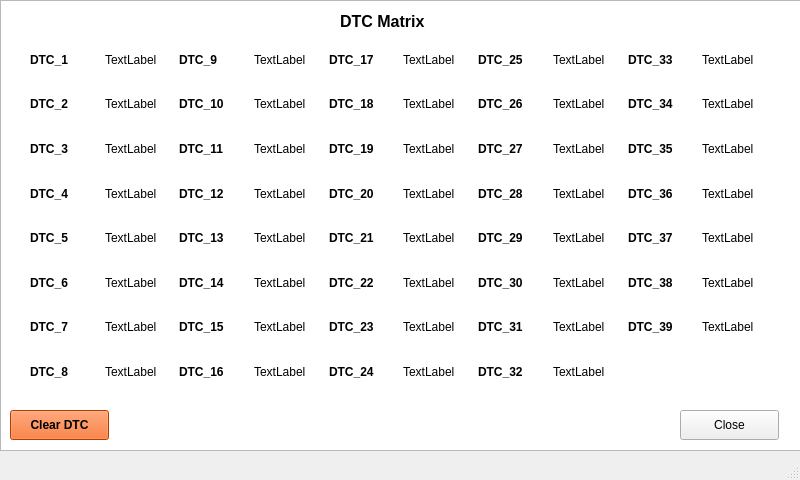
<?xml version="1.0" encoding="UTF-8"?>
<ui version="4.0">
 <class>MainWindow</class>
 <widget class="QMainWindow" name="MainWindow">
  <property name="geometry">
   <rect>
    <x>0</x>
    <y>0</y>
    <width>800</width>
    <height>480</height>
   </rect>
  </property>
  <property name="windowTitle">
   <string>MainWindow</string>
  </property>
  <widget class="QWidget" name="centralwidget">
   <widget class="QWidget" name="gridLayoutWidget">
    <property name="geometry">
     <rect>
      <x>30</x>
      <y>40</y>
      <width>741</width>
      <height>351</height>
     </rect>
    </property>
    <layout class="QGridLayout" name="gridLayout">
     <item row="0" column="7">
      <widget class="QLabel" name="label25">
       <property name="text">
        <string>TextLabel</string>
       </property>
      </widget>
     </item>
     <item row="0" column="0">
      <widget class="QLabel" name="label_3">
       <property name="font">
        <font>
         <weight>75</weight>
         <bold>true</bold>
        </font>
       </property>
       <property name="text">
        <string>DTC_1</string>
       </property>
      </widget>
     </item>
     <item row="5" column="4">
      <widget class="QLabel" name="label_49">
       <property name="font">
        <font>
         <weight>75</weight>
         <bold>true</bold>
        </font>
       </property>
       <property name="text">
        <string>DTC_22</string>
       </property>
      </widget>
     </item>
     <item row="5" column="7">
      <widget class="QLabel" name="label30">
       <property name="text">
        <string>TextLabel</string>
       </property>
      </widget>
     </item>
     <item row="5" column="2">
      <widget class="QLabel" name="label_46">
       <property name="font">
        <font>
         <weight>75</weight>
         <bold>true</bold>
        </font>
       </property>
       <property name="text">
        <string>DTC_14</string>
       </property>
      </widget>
     </item>
     <item row="5" column="1">
      <widget class="QLabel" name="label6">
       <property name="text">
        <string>TextLabel</string>
       </property>
      </widget>
     </item>
     <item row="5" column="5">
      <widget class="QLabel" name="label22">
       <property name="text">
        <string>TextLabel</string>
       </property>
      </widget>
     </item>
     <item row="0" column="8">
      <widget class="QLabel" name="label_66">
       <property name="font">
        <font>
         <weight>75</weight>
         <bold>true</bold>
        </font>
       </property>
       <property name="text">
        <string>DTC_33</string>
       </property>
      </widget>
     </item>
     <item row="0" column="4">
      <widget class="QLabel" name="label_15">
       <property name="font">
        <font>
         <weight>75</weight>
         <bold>true</bold>
        </font>
       </property>
       <property name="text">
        <string>DTC_17</string>
       </property>
      </widget>
     </item>
     <item row="2" column="4">
      <widget class="QLabel" name="label_13">
       <property name="font">
        <font>
         <weight>75</weight>
         <bold>true</bold>
        </font>
       </property>
       <property name="text">
        <string>DTC_19</string>
       </property>
      </widget>
     </item>
     <item row="4" column="6">
      <widget class="QLabel" name="label_39">
       <property name="font">
        <font>
         <weight>75</weight>
         <bold>true</bold>
        </font>
       </property>
       <property name="text">
        <string>DTC_29</string>
       </property>
      </widget>
     </item>
     <item row="0" column="2">
      <widget class="QLabel" name="label_32">
       <property name="font">
        <font>
         <weight>75</weight>
         <bold>true</bold>
        </font>
       </property>
       <property name="text">
        <string>DTC_9</string>
       </property>
      </widget>
     </item>
     <item row="0" column="6">
      <widget class="QLabel" name="label_2">
       <property name="font">
        <font>
         <weight>75</weight>
         <bold>true</bold>
        </font>
       </property>
       <property name="text">
        <string>DTC_25</string>
       </property>
      </widget>
     </item>
     <item row="2" column="3">
      <widget class="QLabel" name="label11">
       <property name="text">
        <string>TextLabel</string>
       </property>
      </widget>
     </item>
     <item row="3" column="7">
      <widget class="QLabel" name="label28">
       <property name="text">
        <string>TextLabel</string>
       </property>
      </widget>
     </item>
     <item row="6" column="7">
      <widget class="QLabel" name="label31">
       <property name="text">
        <string>TextLabel</string>
       </property>
      </widget>
     </item>
     <item row="2" column="0">
      <widget class="QLabel" name="label_9">
       <property name="font">
        <font>
         <weight>75</weight>
         <bold>true</bold>
        </font>
       </property>
       <property name="text">
        <string>DTC_3</string>
       </property>
      </widget>
     </item>
     <item row="1" column="2">
      <widget class="QLabel" name="label_30">
       <property name="font">
        <font>
         <weight>75</weight>
         <bold>true</bold>
        </font>
       </property>
       <property name="text">
        <string>DTC_10</string>
       </property>
      </widget>
     </item>
     <item row="4" column="0">
      <widget class="QLabel" name="label_33">
       <property name="font">
        <font>
         <weight>75</weight>
         <bold>true</bold>
        </font>
       </property>
       <property name="text">
        <string>DTC_5</string>
       </property>
      </widget>
     </item>
     <item row="6" column="1">
      <widget class="QLabel" name="label7">
       <property name="text">
        <string>TextLabel</string>
       </property>
      </widget>
     </item>
     <item row="5" column="3">
      <widget class="QLabel" name="label14">
       <property name="text">
        <string>TextLabel</string>
       </property>
      </widget>
     </item>
     <item row="4" column="7">
      <widget class="QLabel" name="label29">
       <property name="text">
        <string>TextLabel</string>
       </property>
      </widget>
     </item>
     <item row="0" column="5">
      <widget class="QLabel" name="label17">
       <property name="text">
        <string>TextLabel</string>
       </property>
      </widget>
     </item>
     <item row="4" column="2">
      <widget class="QLabel" name="label_35">
       <property name="font">
        <font>
         <weight>75</weight>
         <bold>true</bold>
        </font>
       </property>
       <property name="text">
        <string>DTC_13</string>
       </property>
      </widget>
     </item>
     <item row="5" column="6">
      <widget class="QLabel" name="label_53">
       <property name="font">
        <font>
         <weight>75</weight>
         <bold>true</bold>
        </font>
       </property>
       <property name="text">
        <string>DTC_30</string>
       </property>
      </widget>
     </item>
     <item row="6" column="4">
      <widget class="QLabel" name="label_50">
       <property name="font">
        <font>
         <weight>75</weight>
         <bold>true</bold>
        </font>
       </property>
       <property name="text">
        <string>DTC_23</string>
       </property>
      </widget>
     </item>
     <item row="5" column="0">
      <widget class="QLabel" name="label_41">
       <property name="font">
        <font>
         <weight>75</weight>
         <bold>true</bold>
        </font>
       </property>
       <property name="text">
        <string>DTC_6</string>
       </property>
      </widget>
     </item>
     <item row="6" column="5">
      <widget class="QLabel" name="label23">
       <property name="text">
        <string>TextLabel</string>
       </property>
      </widget>
     </item>
     <item row="4" column="1">
      <widget class="QLabel" name="label5">
       <property name="text">
        <string>TextLabel</string>
       </property>
      </widget>
     </item>
     <item row="6" column="3">
      <widget class="QLabel" name="label15">
       <property name="text">
        <string>TextLabel</string>
       </property>
      </widget>
     </item>
     <item row="1" column="5">
      <widget class="QLabel" name="label18">
       <property name="text">
        <string>TextLabel</string>
       </property>
      </widget>
     </item>
     <item row="6" column="6">
      <widget class="QLabel" name="label_54">
       <property name="font">
        <font>
         <weight>75</weight>
         <bold>true</bold>
        </font>
       </property>
       <property name="text">
        <string>DTC_31</string>
       </property>
      </widget>
     </item>
     <item row="4" column="4">
      <widget class="QLabel" name="label_37">
       <property name="font">
        <font>
         <weight>75</weight>
         <bold>true</bold>
        </font>
       </property>
       <property name="text">
        <string>DTC_21</string>
       </property>
      </widget>
     </item>
     <item row="0" column="3">
      <widget class="QLabel" name="label9">
       <property name="text">
        <string>TextLabel</string>
       </property>
      </widget>
     </item>
     <item row="1" column="3">
      <widget class="QLabel" name="label10">
       <property name="text">
        <string>TextLabel</string>
       </property>
      </widget>
     </item>
     <item row="3" column="6">
      <widget class="QLabel" name="label_23">
       <property name="font">
        <font>
         <weight>75</weight>
         <bold>true</bold>
        </font>
       </property>
       <property name="text">
        <string>DTC_28</string>
       </property>
      </widget>
     </item>
     <item row="3" column="3">
      <widget class="QLabel" name="label12">
       <property name="text">
        <string>TextLabel</string>
       </property>
      </widget>
     </item>
     <item row="2" column="2">
      <widget class="QLabel" name="label_28">
       <property name="font">
        <font>
         <weight>75</weight>
         <bold>true</bold>
        </font>
       </property>
       <property name="text">
        <string>DTC_11</string>
       </property>
      </widget>
     </item>
     <item row="1" column="1">
      <widget class="QLabel" name="label2">
       <property name="text">
        <string>TextLabel</string>
       </property>
      </widget>
     </item>
     <item row="3" column="4">
      <widget class="QLabel" name="label_21">
       <property name="font">
        <font>
         <weight>75</weight>
         <bold>true</bold>
        </font>
       </property>
       <property name="text">
        <string>DTC_20</string>
       </property>
      </widget>
     </item>
     <item row="2" column="1">
      <widget class="QLabel" name="label3">
       <property name="text">
        <string>TextLabel</string>
       </property>
      </widget>
     </item>
     <item row="3" column="1">
      <widget class="QLabel" name="label4">
       <property name="text">
        <string>TextLabel</string>
       </property>
      </widget>
     </item>
     <item row="3" column="5">
      <widget class="QLabel" name="label20">
       <property name="text">
        <string>TextLabel</string>
       </property>
      </widget>
     </item>
     <item row="3" column="2">
      <widget class="QLabel" name="label_25">
       <property name="font">
        <font>
         <weight>75</weight>
         <bold>true</bold>
        </font>
       </property>
       <property name="text">
        <string>DTC_12</string>
       </property>
      </widget>
     </item>
     <item row="1" column="0">
      <widget class="QLabel" name="label_4">
       <property name="font">
        <font>
         <weight>75</weight>
         <bold>true</bold>
        </font>
       </property>
       <property name="text">
        <string>DTC_2</string>
       </property>
      </widget>
     </item>
     <item row="1" column="4">
      <widget class="QLabel" name="label_14">
       <property name="font">
        <font>
         <weight>75</weight>
         <bold>true</bold>
        </font>
       </property>
       <property name="text">
        <string>DTC_18</string>
       </property>
      </widget>
     </item>
     <item row="3" column="0">
      <widget class="QLabel" name="label_19">
       <property name="font">
        <font>
         <weight>75</weight>
         <bold>true</bold>
        </font>
       </property>
       <property name="text">
        <string>DTC_4</string>
       </property>
      </widget>
     </item>
     <item row="6" column="2">
      <widget class="QLabel" name="label_45">
       <property name="font">
        <font>
         <weight>75</weight>
         <bold>true</bold>
        </font>
       </property>
       <property name="text">
        <string>DTC_15</string>
       </property>
      </widget>
     </item>
     <item row="2" column="5">
      <widget class="QLabel" name="label19">
       <property name="text">
        <string>TextLabel</string>
       </property>
      </widget>
     </item>
     <item row="2" column="6">
      <widget class="QLabel" name="label_11">
       <property name="font">
        <font>
         <weight>75</weight>
         <bold>true</bold>
        </font>
       </property>
       <property name="text">
        <string>DTC_27</string>
       </property>
      </widget>
     </item>
     <item row="0" column="1">
      <widget class="QLabel" name="label1">
       <property name="text">
        <string>TextLabel</string>
       </property>
      </widget>
     </item>
     <item row="2" column="7">
      <widget class="QLabel" name="label27">
       <property name="text">
        <string>TextLabel</string>
       </property>
      </widget>
     </item>
     <item row="1" column="6">
      <widget class="QLabel" name="label_5">
       <property name="font">
        <font>
         <weight>75</weight>
         <bold>true</bold>
        </font>
       </property>
       <property name="text">
        <string>DTC_26</string>
       </property>
      </widget>
     </item>
     <item row="1" column="7">
      <widget class="QLabel" name="label26">
       <property name="text">
        <string>TextLabel</string>
       </property>
      </widget>
     </item>
     <item row="4" column="5">
      <widget class="QLabel" name="label21">
       <property name="text">
        <string>TextLabel</string>
       </property>
      </widget>
     </item>
     <item row="4" column="3">
      <widget class="QLabel" name="label13">
       <property name="text">
        <string>TextLabel</string>
       </property>
      </widget>
     </item>
     <item row="6" column="0">
      <widget class="QLabel" name="label_42">
       <property name="font">
        <font>
         <weight>75</weight>
         <bold>true</bold>
        </font>
       </property>
       <property name="text">
        <string>DTC_7</string>
       </property>
      </widget>
     </item>
     <item row="7" column="0">
      <widget class="QLabel" name="label_58">
       <property name="font">
        <font>
         <weight>75</weight>
         <bold>true</bold>
        </font>
       </property>
       <property name="text">
        <string>DTC_8</string>
       </property>
      </widget>
     </item>
     <item row="7" column="1">
      <widget class="QLabel" name="label8">
       <property name="text">
        <string>TextLabel</string>
       </property>
      </widget>
     </item>
     <item row="7" column="2">
      <widget class="QLabel" name="label_60">
       <property name="font">
        <font>
         <weight>75</weight>
         <bold>true</bold>
        </font>
       </property>
       <property name="text">
        <string>DTC_16</string>
       </property>
      </widget>
     </item>
     <item row="7" column="3">
      <widget class="QLabel" name="label16">
       <property name="text">
        <string>TextLabel</string>
       </property>
      </widget>
     </item>
     <item row="7" column="4">
      <widget class="QLabel" name="label_62">
       <property name="font">
        <font>
         <weight>75</weight>
         <bold>true</bold>
        </font>
       </property>
       <property name="text">
        <string>DTC_24</string>
       </property>
      </widget>
     </item>
     <item row="7" column="5">
      <widget class="QLabel" name="label24">
       <property name="text">
        <string>TextLabel</string>
       </property>
      </widget>
     </item>
     <item row="7" column="6">
      <widget class="QLabel" name="label_64">
       <property name="font">
        <font>
         <weight>75</weight>
         <bold>true</bold>
        </font>
       </property>
       <property name="text">
        <string>DTC_32</string>
       </property>
      </widget>
     </item>
     <item row="7" column="7">
      <widget class="QLabel" name="label32">
       <property name="text">
        <string>TextLabel</string>
       </property>
      </widget>
     </item>
     <item row="0" column="9">
      <widget class="QLabel" name="label33">
       <property name="text">
        <string>TextLabel</string>
       </property>
      </widget>
     </item>
     <item row="1" column="8">
      <widget class="QLabel" name="label_68">
       <property name="font">
        <font>
         <weight>75</weight>
         <bold>true</bold>
        </font>
       </property>
       <property name="text">
        <string>DTC_34</string>
       </property>
      </widget>
     </item>
     <item row="2" column="8">
      <widget class="QLabel" name="label_69">
       <property name="font">
        <font>
         <weight>75</weight>
         <bold>true</bold>
        </font>
       </property>
       <property name="text">
        <string>DTC_35</string>
       </property>
      </widget>
     </item>
     <item row="3" column="8">
      <widget class="QLabel" name="label_70">
       <property name="font">
        <font>
         <weight>75</weight>
         <bold>true</bold>
        </font>
       </property>
       <property name="text">
        <string>DTC_36</string>
       </property>
      </widget>
     </item>
     <item row="4" column="8">
      <widget class="QLabel" name="label_71">
       <property name="font">
        <font>
         <weight>75</weight>
         <bold>true</bold>
        </font>
       </property>
       <property name="text">
        <string>DTC_37</string>
       </property>
      </widget>
     </item>
     <item row="5" column="8">
      <widget class="QLabel" name="label_72">
       <property name="font">
        <font>
         <weight>75</weight>
         <bold>true</bold>
        </font>
       </property>
       <property name="text">
        <string>DTC_38</string>
       </property>
      </widget>
     </item>
     <item row="6" column="8">
      <widget class="QLabel" name="label_73">
       <property name="font">
        <font>
         <weight>75</weight>
         <bold>true</bold>
        </font>
       </property>
       <property name="text">
        <string>DTC_39</string>
       </property>
      </widget>
     </item>
     <item row="1" column="9">
      <widget class="QLabel" name="label34">
       <property name="text">
        <string>TextLabel</string>
       </property>
      </widget>
     </item>
     <item row="2" column="9">
      <widget class="QLabel" name="label35">
       <property name="text">
        <string>TextLabel</string>
       </property>
      </widget>
     </item>
     <item row="3" column="9">
      <widget class="QLabel" name="label36">
       <property name="text">
        <string>TextLabel</string>
       </property>
      </widget>
     </item>
     <item row="4" column="9">
      <widget class="QLabel" name="label37">
       <property name="text">
        <string>TextLabel</string>
       </property>
      </widget>
     </item>
     <item row="5" column="9">
      <widget class="QLabel" name="label38">
       <property name="text">
        <string>TextLabel</string>
       </property>
      </widget>
     </item>
     <item row="6" column="9">
      <widget class="QLabel" name="label39">
       <property name="text">
        <string>TextLabel</string>
       </property>
      </widget>
     </item>
    </layout>
   </widget>
   <widget class="QLabel" name="label_57">
    <property name="geometry">
     <rect>
      <x>340</x>
      <y>10</y>
      <width>131</width>
      <height>22</height>
     </rect>
    </property>
    <property name="font">
     <font>
      <pointsize>12</pointsize>
      <weight>75</weight>
      <bold>true</bold>
     </font>
    </property>
    <property name="text">
     <string>DTC Matrix</string>
    </property>
   </widget>
   <widget class="QPushButton" name="Close_w">
    <property name="geometry">
     <rect>
      <x>680</x>
      <y>410</y>
      <width>99</width>
      <height>30</height>
     </rect>
    </property>
    <property name="text">
     <string>Close</string>
    </property>
   </widget>
   <widget class="QPushButton" name="clear_DTC">
    <property name="geometry">
     <rect>
      <x>10</x>
      <y>410</y>
      <width>99</width>
      <height>30</height>
     </rect>
    </property>
    <property name="font">
     <font>
      <weight>75</weight>
      <bold>true</bold>
     </font>
    </property>
    <property name="autoFillBackground">
     <bool>false</bool>
    </property>
    <property name="styleSheet">
     <string notr="true">background-color: rgb(255, 85, 0);</string>
    </property>
    <property name="text">
     <string>Clear DTC</string>
    </property>
   </widget>
   <widget class="QGraphicsView" name="graphicsView">
    <property name="geometry">
     <rect>
      <x>0</x>
      <y>0</y>
      <width>801</width>
      <height>451</height>
     </rect>
    </property>
    <property name="styleSheet">
     <string notr="true">color: rgb(230, 238, 255);</string>
    </property>
   </widget>
   <zorder>graphicsView</zorder>
   <zorder>gridLayoutWidget</zorder>
   <zorder>label_57</zorder>
   <zorder>Close_w</zorder>
   <zorder>clear_DTC</zorder>
  </widget>
  <widget class="QStatusBar" name="statusbar"/>
 </widget>
 <resources/>
 <connections/>
</ui>
